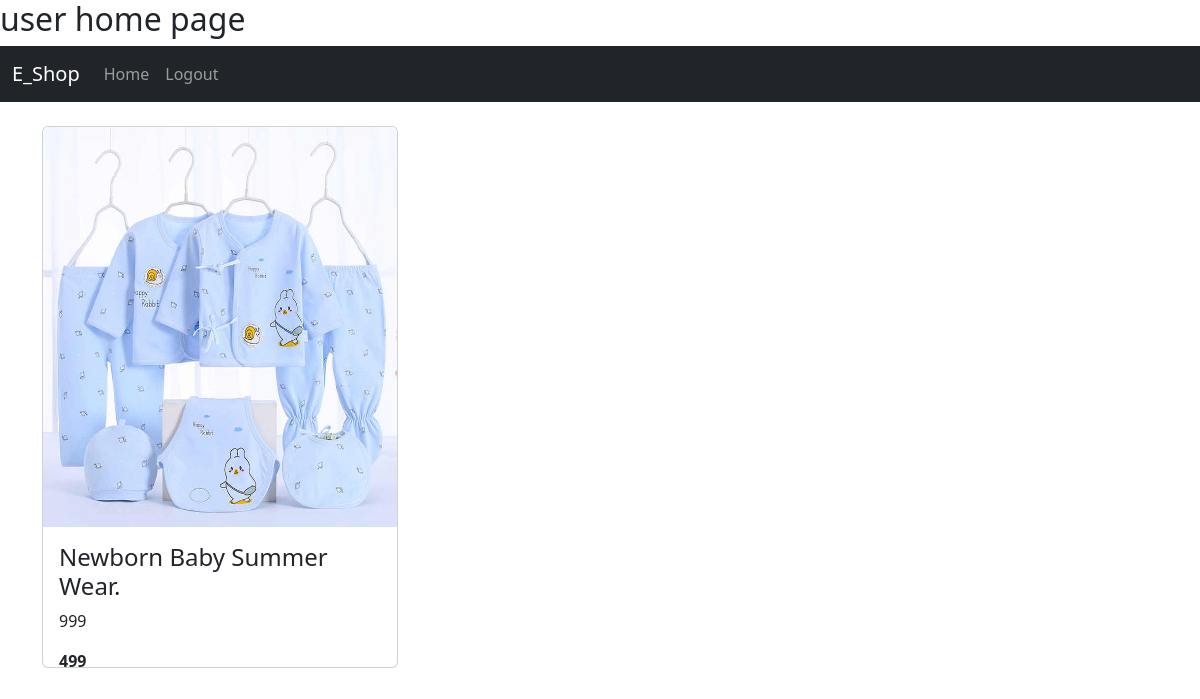
/, run on an earlier commit of the app's database.
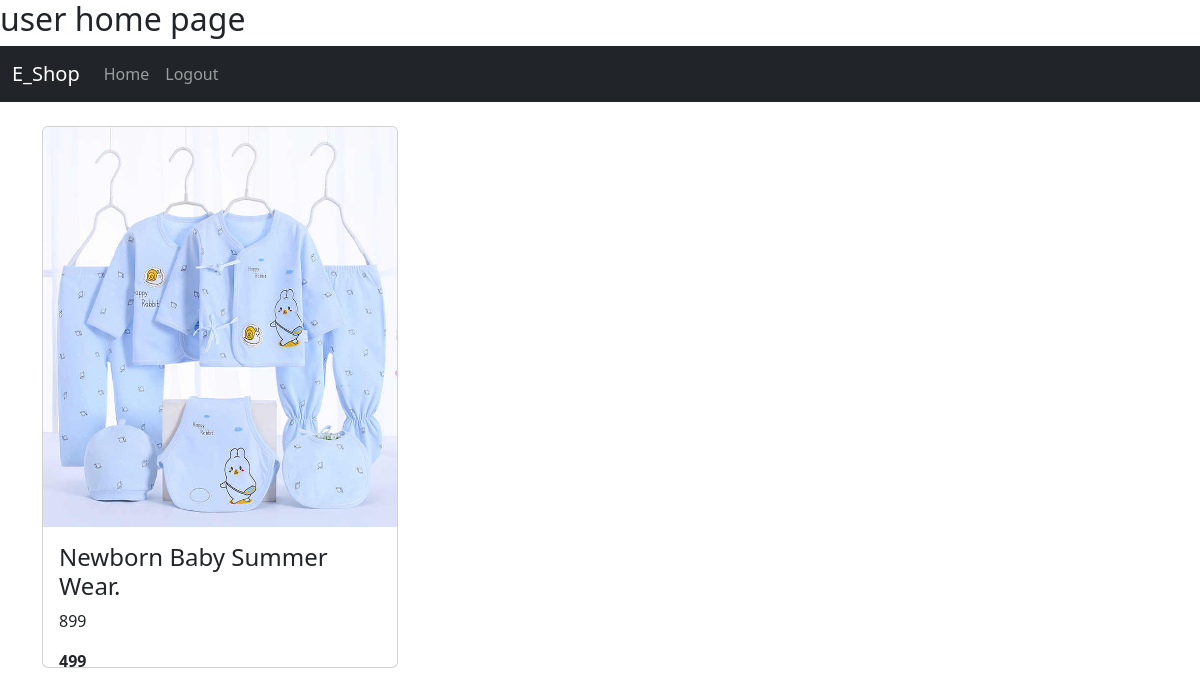
And on a later commit of the database.
### app/models.py (models this page shows)
class Product(models.Model):
    product_id =  models.TextField()
    product_name = models.TextField()
    price = models.IntegerField()
    offer_price =  models.IntegerField()
    img = models.FileField()
    dis = models.TextField()

### app/views.py (the view)
# urls.py: path('',views.user_home),
def user_home(req):
        data=Product.objects.all()
        return render(req,'user/user_home.html',{'data':data})

### templates/user/user_home.html (shortened to what this page needs)
<!DOCTYPE html>
<html lang="en">
<head>
    <link href="https://cdn.jsdelivr.net/npm/bootstrap@5.3.3/dist/css/bootstrap.min.css" rel="stylesheet">
</head>
<body>
    <h2>user home page</h2>
    <nav class="navbar navbar-expand-sm bg-dark navbar-dark">
        <div class="container-fluid">
            <a class="navbar-brand" href="#">E_Shop</a>
            <div class="collapse navbar-collapse" id="collapsibleNavbar">
                <ul class="navbar-nav">
                    <li class="nav-item">
                        <a class="nav-link" href="#">Home</a>
                    </li>
                    <li class="nav-item">
                        <a class="nav-link" href="logout">Logout</a>
                    </li>
                </ul>
            </div>
        </div>
    </nav>
    <div class="container mt-4">
        <div class="row">
            {% for pro in data %}
            <div class="col-lg-4">
                <a href="view_product/{{pro.pk}}" style="text-decoration: none;">
                    <div class="card">
                        <img class="card-img-top" src="{{pro.img.url}}" alt="Card image" style="width:100%;height: 400px;">
                        <div class="card-body" style="height:140px;">
                            <h4 class="card-title">{{pro.product_name}}</h4>
                            <p class="card-text fw-light">{{pro.price}}</p>
                            <p class="card-text"><b>{{pro.offer_price}}</b></p>
                        </div>
                    </div>
                </a>
            </div>
            {% endfor %}
        </div>
    </div>
</body>
</html>

What changed in the data, as far as the page shows it:
changed Product "Newborn Baby Summer Wear.": price "999" → "899"
